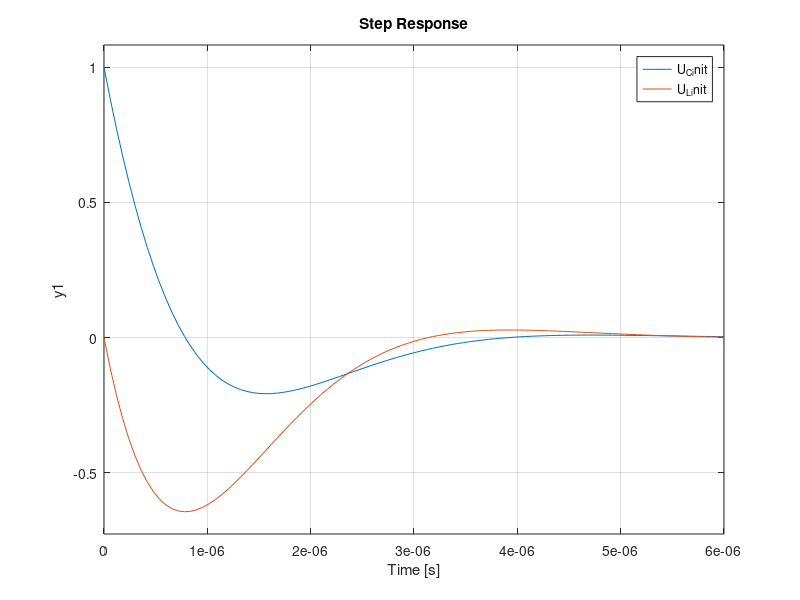

Source code (MATLAB):
pkg load control;

T_s = 100e-9;

s = tf('s');
z = tf('z', T_s);
%s = 2*(z-1)/(T_s*(z+1));

L = 1e-6;
C = 1e-6;
R_q = 1;
R_s = 1;

U_q = 1;
V_C0 = 1;
I_L0 = 1;

U_q = 0;
U_C_init = (C*L*R_q*V_C0*s^2+(C*R_q*R_s*V_C0+L*U_q-I_L0*L*R_q)*s+R_s*U_q)/(C*L*R_q*s^2+(C*R_q*R_s+L)*s+R_s+R_q);
U_L_init = ((C*L*R_q*V_C0-C*I_L0*L*R_q*R_s)*s^2+(L*U_q-I_L0*L*R_s-I_L0*L*R_q)*s)/(C*L*R_q*s^2+(C*R_q*R_s+L)*s+R_s+R_q);

U_q = 1;
V_C0 = 0;
I_L0 = 0;
U_C = (C*L*R_q*V_C0*s^2+(C*R_q*R_s*V_C0+L*U_q-I_L0*L*R_q)*s+R_s*U_q)/(C*L*R_q*s^2+(C*R_q*R_s+L)*s+R_s+R_q);
U_L = ((C*L*R_q*V_C0-C*I_L0*L*R_q*R_s)*s^2+(L*U_q-I_L0*L*R_s-I_L0*L*R_q)*s)/(C*L*R_q*s^2+(C*R_q*R_s+L)*s+R_s+R_q);

I_L = U_L/(s*L) + I_L0;
I_C = U_C*(s*C);

subplot(2,1,1);
step(U_C, U_L);

subplot(2,1,2);
step(U_C_init, U_L_init);
%step(I_C);


%step(Uss, 100e-6);
##
##Pi = eye(2)*sqrt(C*L);
##P = inv(Pi);
##
##a2 = P*a*Pi;
##b2 = P*b;
##c2 = c*Pi;
##d2 = d;
##
##Uss2 = ss(a2, b2, c2, d2);

##Qb = [c; c*a];
##
##qb = inv(Qb)*[0;1];
##
##Pbi = [qb a*qb];
##Pb = inv(Pbi);
##
##ab = Pb*a*Pbi
##bb = Pb*b
##cb = c*Pbi
##
##ab = a';
##bb = c';
##cb = b';
##
##Ussb = ss(ab, bb, cb, d);

U_Cz = (((C*R_q*R_s*T_s^2+C*L*R_q*T_s)*V_C0+(R_s*T_s^2+L*T_s)*U_q-I_L0*L*R_q*T_s^2)*z^2+(-C*L*R_q*T_s*V_C0-L*T_s*U_q)*z)/(((R_s+R_q)*T_s^2+(C*R_q*R_s+L)*T_s+C*L*R_q)*z^2+((-C*R_q*R_s-L)*T_s-2*C*L*R_q)*z+C*L*R_q);